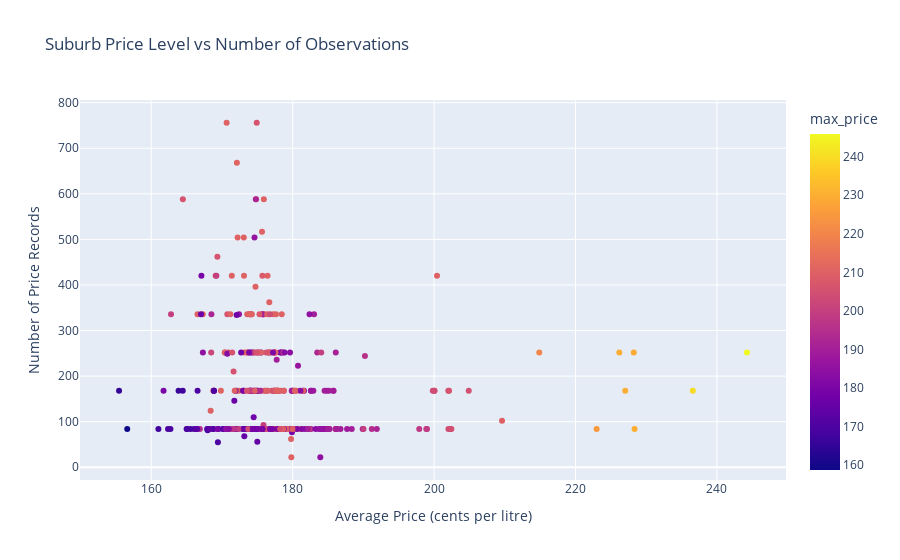

The code cell stored with this chart in its notebook:
### Markdown cell above
### Price Spread in suburbs

### Code cell
fig = px.scatter(
    suburb_avg,
    x="avg_price",
    y="observations",
    color="max_price",
    hover_name="suburb",
    title="Suburb Price Level vs Number of Observations",
    labels={
        "avg_price": "Average Price (cents per litre)",
        "observations": "Number of Price Records"
    }
)

fig.show()

### Figure 1 — Plotly figure (JSON) as saved in the notebook; plotly's stock layout.template omitted (floating-point values rounded to 4 significant figures; data arrays with more than 128 entries replaced by an {"elided": "..."} marker saying what was removed)
{"data": [{"hovertemplate": "<b>%{hovertext}</b><br><br>Average Price (cents per litre)=%{x}<br>Number of Price Records=%{y}<br>max_price=%{marker.color}<extra></extra>", "hovertext": {"elided": "360 str values"}, "legendgroup": "", "marker": {"color": {"elided": "360 float values"}, "coloraxis": "coloraxis", "symbol": "circle"}, "mode": "markers", "name": "", "orientation": "v", "showlegend": false, "type": "scatter", "x": {"elided": "360 float values"}, "xaxis": "x", "y": {"elided": "360 int values"}, "yaxis": "y"}], "layout": {"coloraxis": {"colorbar": {"title": {"text": "max_price"}}, "colorscale": [[0, "#0d0887"], [0.1111, "#46039f"], [0.2222, "#7201a8"], [0.3333, "#9c179e"], [0.4444, "#bd3786"], [0.5556, "#d8576b"], [0.6667, "#ed7953"], [0.7778, "#fb9f3a"], [0.8889, "#fdca26"], [1, "#f0f921"]]}, "legend": {"tracegroupgap": 0}, "title": {"text": "Suburb Price Level vs Number of Observations"}, "xaxis": {"anchor": "y", "domain": [0, 1], "title": {"text": "Average Price (cents per litre)"}}, "yaxis": {"anchor": "x", "domain": [0, 1], "title": {"text": "Number of Price Records"}}}}
